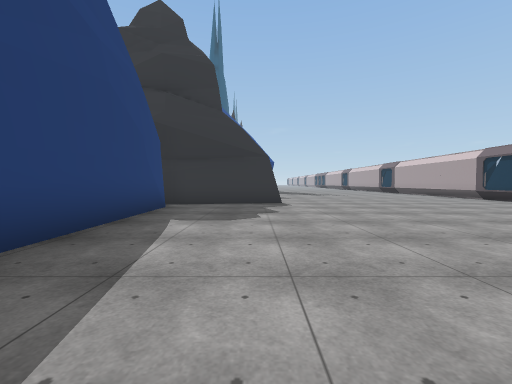
view 1 (above)

24 first-person views from a walk through a scene from a Unity 3-D project. The camera is 1.3 m above the floor, tilts 2° down and sees 90° across. Doors are open. The floor is counted in squares, 2 m on a side. Each view is taken from the middle of a square. On the plan, view 1 faces up. The plan holds only what a view shows up to about 9 squares ahead; the rest is blank. The place goes on beyond the plan. The player character is not drawn. Some animated figures are not drawn. Some surface patterns are stand-ins.

view 2
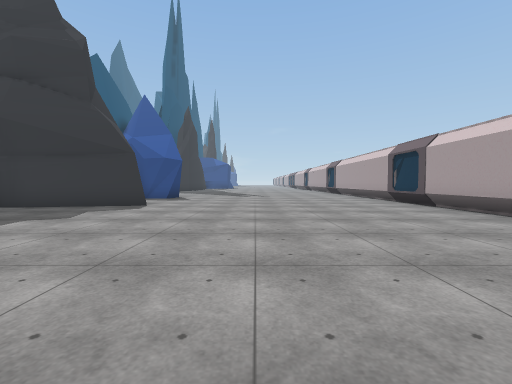

view 3
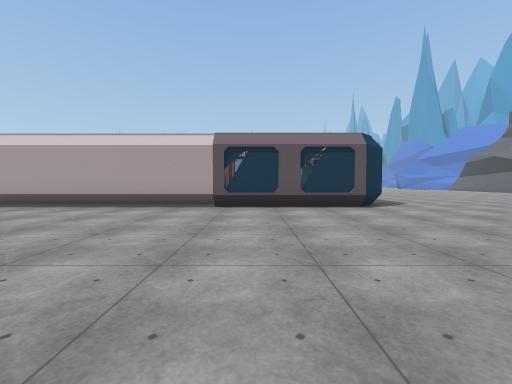

view 4
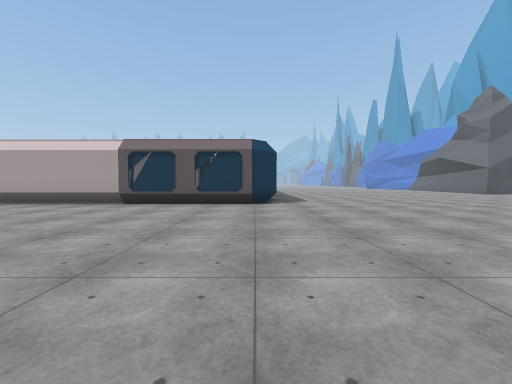

view 5
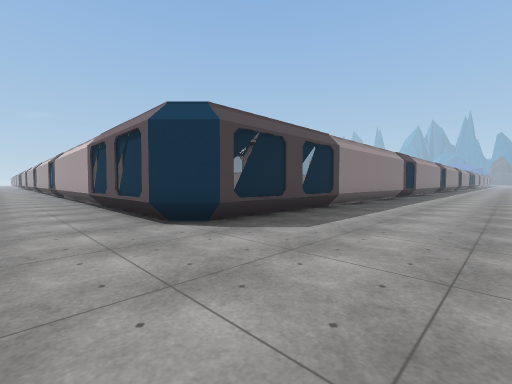

view 6
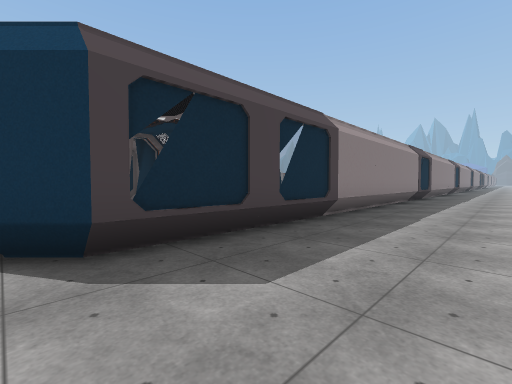

view 7
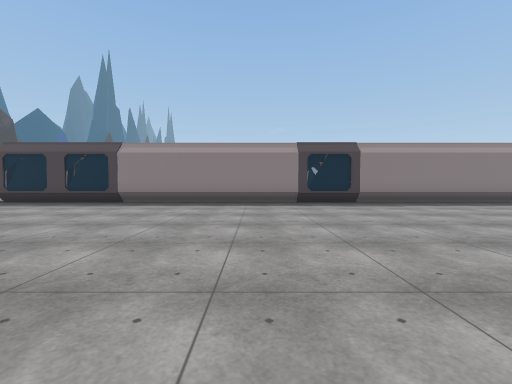

view 8
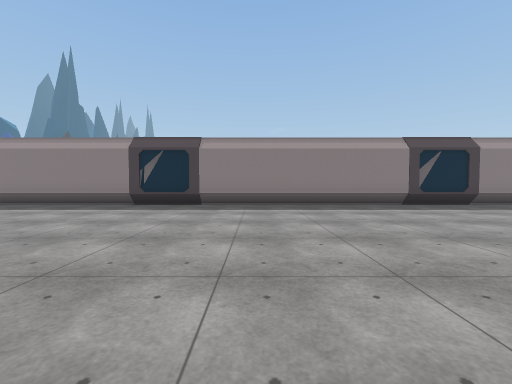

view 9
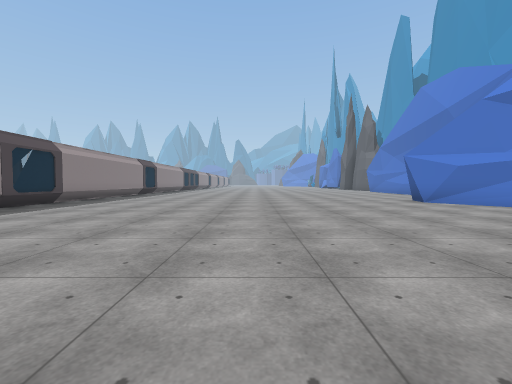

view 10
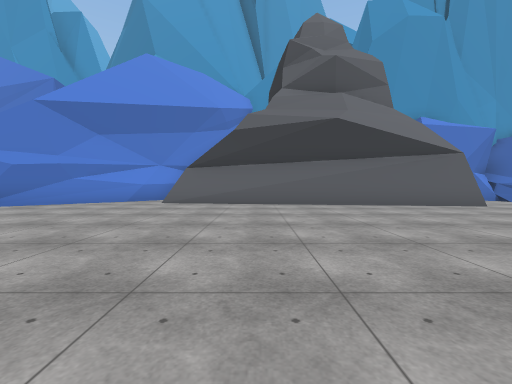

view 11
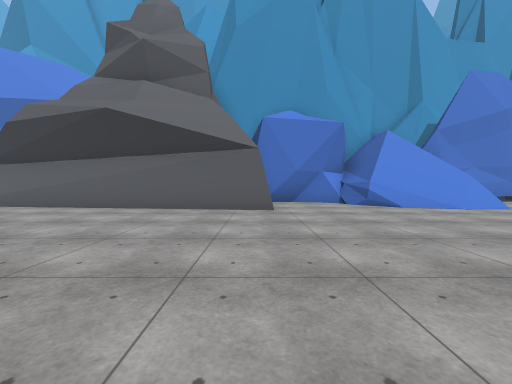

view 12
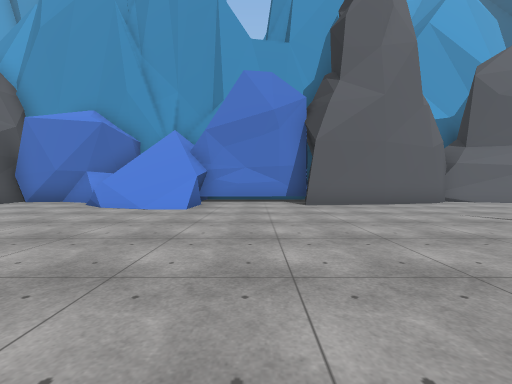

view 13
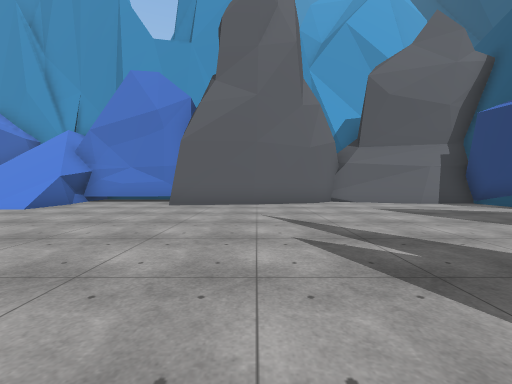

view 14
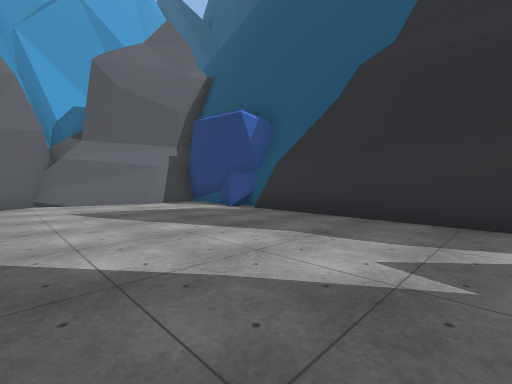

view 15
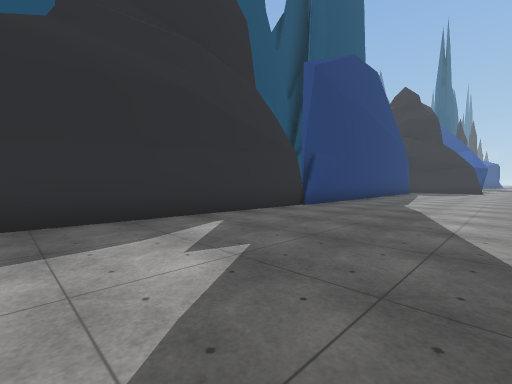

view 16
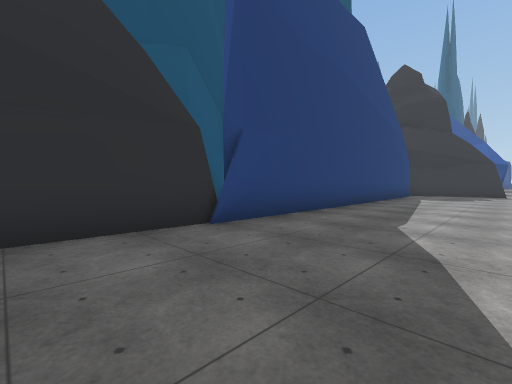

view 17
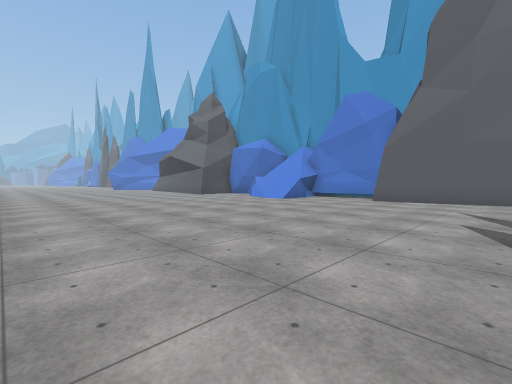

view 18
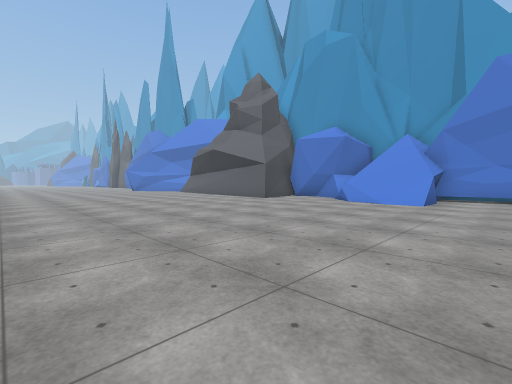

view 19
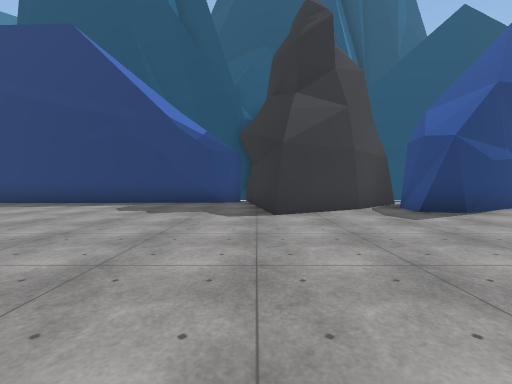

view 20
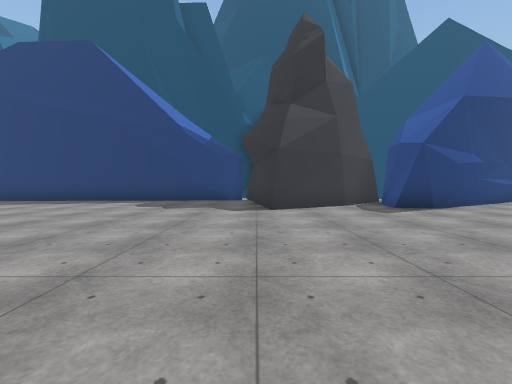

view 21
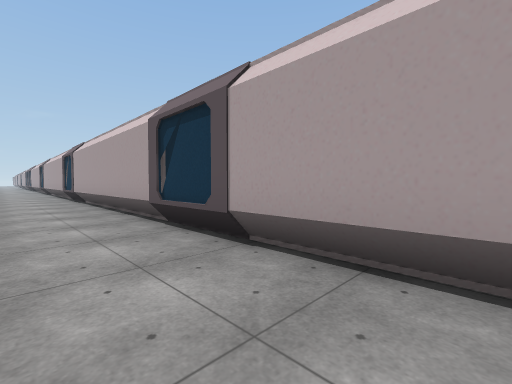

view 22
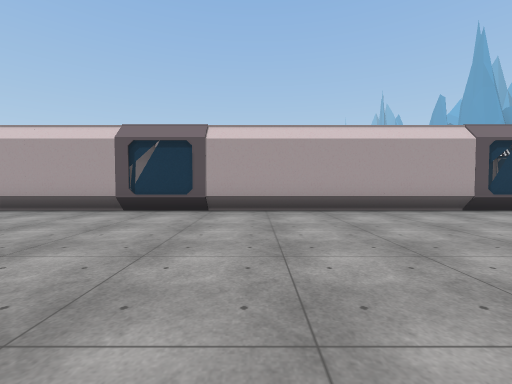

view 23
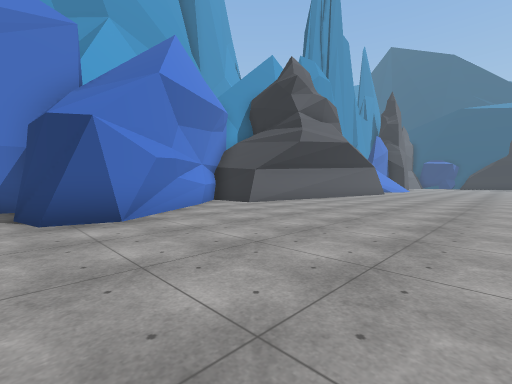

view 24
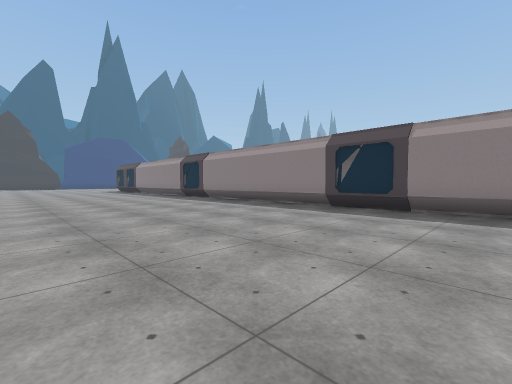

### Floor plan
Points are (right, up) in squares from view 1. A wall is a line through its corners. A room is listed if a view was taken in it or the views show most of it. See-through windows are left out.
Room 1 (views 1, 2, 3, 4, 5, 6, 7, 8, 9, 10, 11, 12, 13, 14, 15, 16, 17, 18, 19, 20, 21, 22, 23, 24)
walls: (9.7, -2.3) (9.7, -2.6); (11.7, -2.1) (11.7, -2.8); (19.6, -2.1) (19.6, -2.8); (15.5, -15.2) (24.7, -16.4); (12.8, -16.4) (13.3, -17.3) (14.6, -17.9); (9.9, -18) (9.8, -16.8); (14.9, -17.5) (16.1, -17.7) (16, -16.9); (12.9, -18.1) (13.7, -17.7); (13.9, -17.9) (15.6, -17.6); (7.1, -17.9) (7.6, -18); (4, -16.8) (6.6, -16.5); (6.2, -18) (10.3, -17.8); (-2.3, -3.8) (-2.4, -4.6); (-2.3, -3.3) (-2.4, -4.4); (-2.5, -4.3) (-2.8, -13.8); (-3.6, -3.2) (-3.5, -3.8); (-3.8, -3.3) (-3.6, -3.8); (-3.3, -13.7) (-3.3, -14.3) (-2.8, -15); (-2.7, -14.8) (-3, -15.7); (-0.5, -17.8) (1.2, -18.2) (2.1, -17.3) (4.2, -16.8); (-3.3, -14.2) (-2.6, -14.6); (-1.6, -17.2) (1.3, -18.1); (-3.2, -15.4) (-2.8, -17.3); (27.6, -2.1) (27.6, -2.8); (-2.9, -16.2) (-2.9, -17.3); (-2.9, -17.5) (-1.5, -17.5) (0.1, -18); (-2.9, -17.7) (-1.4, -17.5); (-2.2, 6.5) (-2.5, -4.2); (-2.5, 6.9) (-2.3, 5.8); (26, -17.4) (29.7, -14.6); (-2.6, 7.1) (-2.4, 6.6); (-2.8, 7.5) (-2.6, 7); (27.6, -16.3) (29.5, -14.6) (30.6, -14.8); (31, -2.7) (9.5, -2.7) (8.7, -1.9) (8.7, 12.5); (-0.5, 10.7) (0.7, 8.4) (-3.1, 7.8); (29.8, -14.4) (30.4, -14.6) (30.7, -15.9); (0.1, 11.9) (-0.6, 11.7); (-0.3, 11.8) (-0.9, 11.9); (0.6, 12.4) (0.4, 11.7) (-0.4, 11.8); (30.4, -15) (30.8, -15.9); (-1.9, 12.2) (-0.4, 10.5)
low walls: (9.7, -2.6) (9, -1.9); (10, -18) (9.9, -17.2); (0, -17.5) (1.2, -17.9); (-3.1, -13.8) (-3.1, -14.4); (-2.9, -14.4) (-2.7, -14.8); (-1.3, -17.1) (-0.4, -17.3); (-3, -15.7) (-3, -17); (-2.8, -17.3) (-1.2, -17.2)
ways out: gap at (31, -16)

Where each view was taken, in squares from view 1:
view 1: 0 up, 0 right, facing up
view 2: 1 up, 4 right, facing up
view 3: 1 up, 2 right, facing right
view 4: 2 down, 1 right, facing right
view 5: 6 down, 7 right, facing up-right
view 6: 5 down, 9 right, facing up-right
view 7: 11 down, 18 right, facing up
view 8: 10 down, 23 right, facing up
view 9: 9 down, 21 right, facing right
view 10: 8 down, 22 right, facing down
view 11: 9 down, 16 right, facing down
view 12: 9 down, 8 right, facing down
view 13: 9 down, 4 right, facing down
view 14: 9 down, 2 right, facing down-left
view 15: 11 down, 2 right, facing up-left
view 16: 7 down, 1 right, facing up-left
view 17: 7 down, 3 right, facing down-right
view 18: 7 down, 8 right, facing down-right
view 19: 8 up, 6 right, facing left
view 20: 8 up, 7 right, facing left
view 21: 6 up, 7 right, facing up-right
view 22: 7 up, 3 right, facing right
view 23: 10 down, 31 right, facing down-left
view 24: 9 down, 31 right, facing up-left
